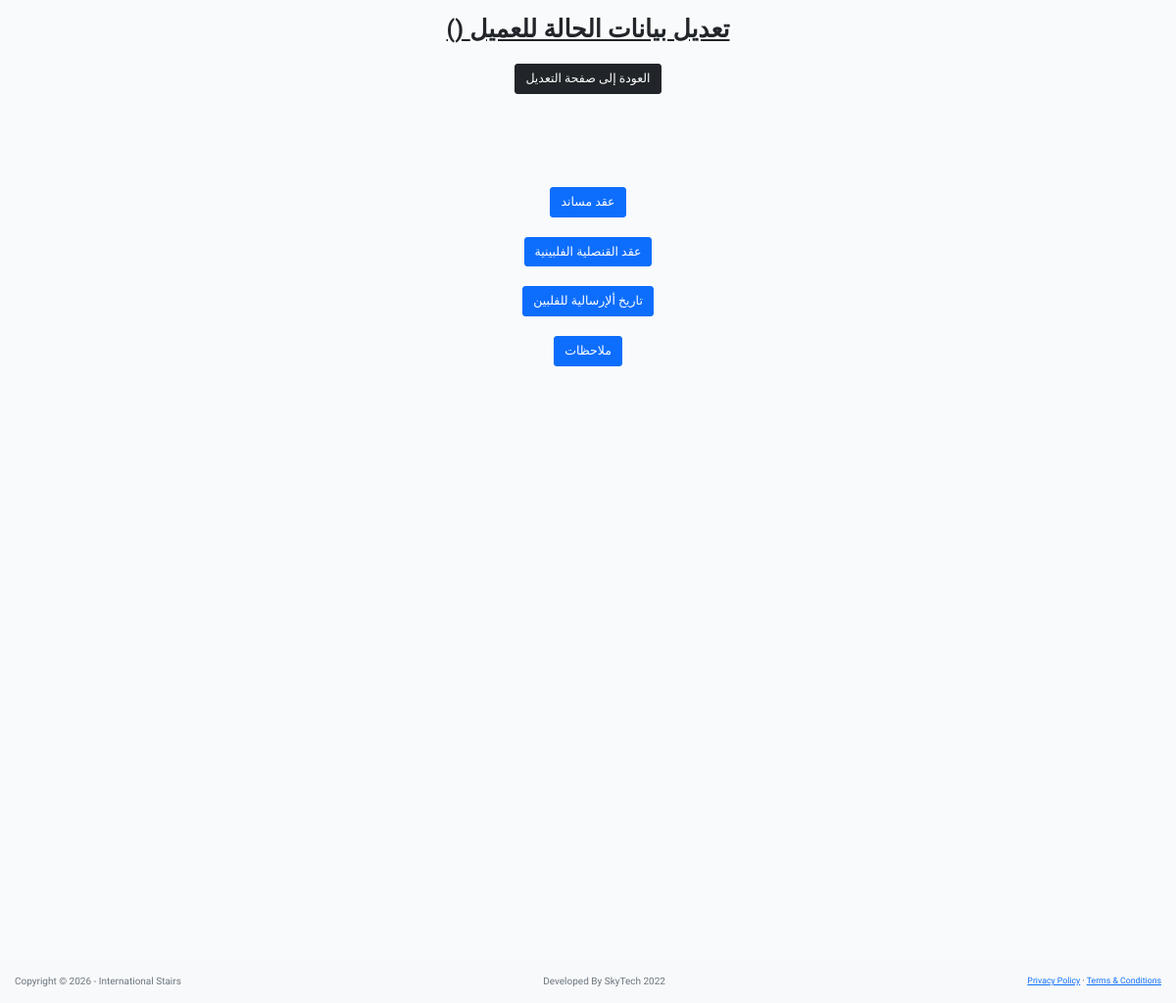
Page /customer_procedures?id=9 (signed in) on the earlier database version.
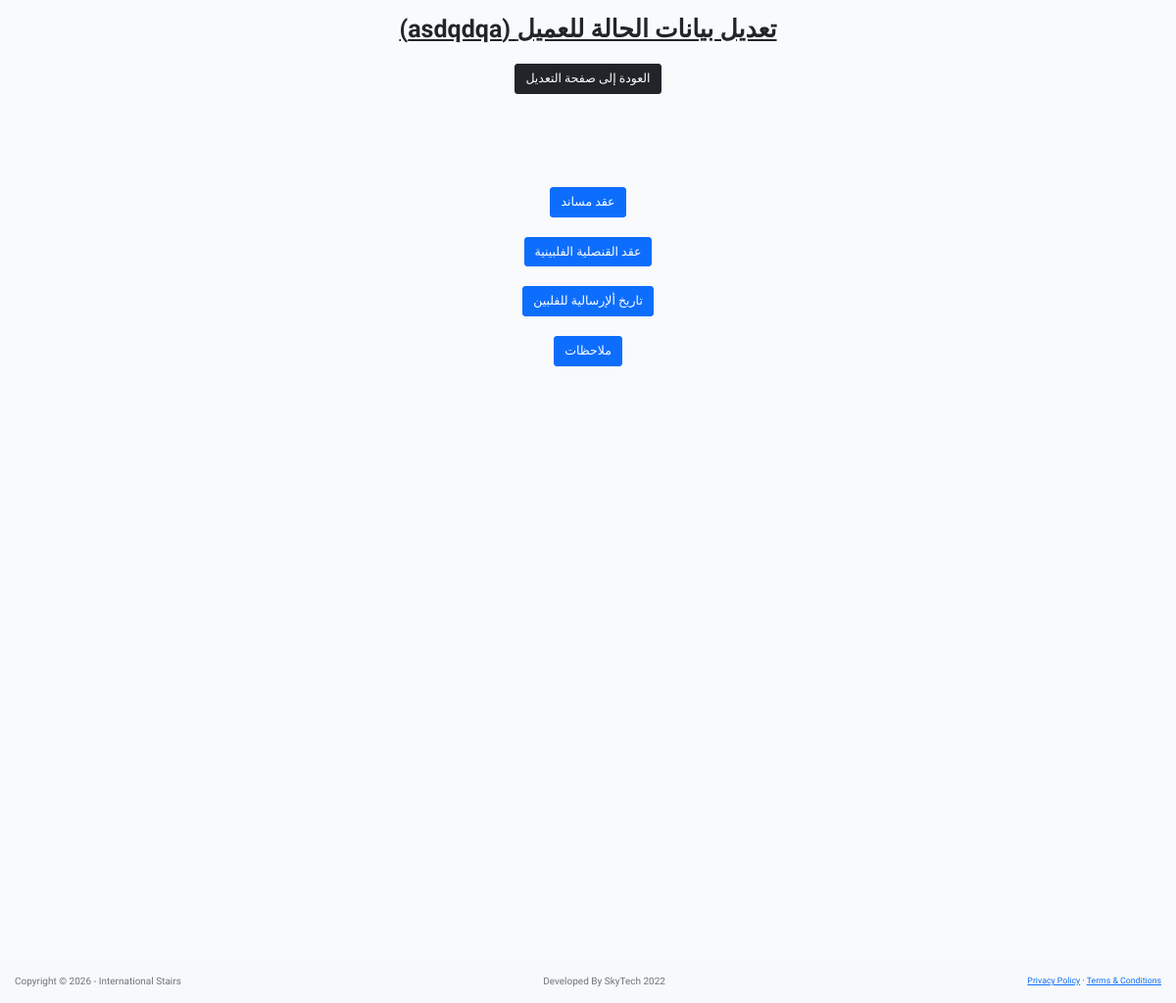
Same page on the later database version.
### main.py (models this page shows)
class Users(db.Model):
    __tablename__ = "users"
    id = db.Column(db.Integer, primary_key=True)
    name = db.Column(db.String(250), nullable=False)
    nid_or_iqama = db.Column(db.BIGINT, nullable=False)
    contact_No = db.Column(db.BIGINT, nullable=False)
    visa = db.Column(db.BIGINT, nullable=False)
    request_date = db.Column(db.Date, nullable=False)
    worker_name = db.Column(db.String(250), nullable=False)
    type = db.Column(db.String(250), nullable=False)
    agency = db.Column(db.String(250), nullable=False)
    selected_or_recommended = db.Column(db.String(250), nullable=False)
    musaned = db.Column(db.String(250), nullable=False)
    embassy_contract = db.Column(db.String(250), nullable=False)
    shipment_date = db.Column(db.Date, nullable=True)
    medical = db.Column(db.String(500), nullable=True)
    mmr_vaccine = db.Column(db.String(500), nullable=True)
    owwa = db.Column(db.String(500), nullable=True)
    tesda = db.Column(db.String(500), nullable=True)
    biometric = db.Column(db.String(500), nullable=True)
    stamping = db.Column(db.String(500), nullable=True)
    oec = db.Column(db.String(500), nullable=True)
    ticket = db.Column(db.String(500), nullable=True)
    deployment_date = db.Column(db.String(500), nullable=True)  # Salalim Remarks
    status = db.Column(db.String(1000), nullable=True)

### main.py (the view)
@app.route("/customer_procedures",methods=["GET", "POST"])
def customer_procedures():
    user_id = request.args.get("id")
    updated_user = Users.query.get(user_id)
    return render_template("customer_procedures.html",user=updated_user)

### main.py (called while the page is built)
@login_manager.user_loader
def load_user(user_id):
    return User.query.get(int(user_id))

### templates/customer_procedures.html (shortened to what this page needs)
{% extends 'bootstrap/base.html' %}
{% import "bootstrap/wtf.html" as wtf %}
{% block styles %}
  {{ super() }}
  <link rel="stylesheet" href="{{ url_for('static', filename='css/styles.css') }}">
{% endblock %}
{% block content %}
<br>
    <head>
</head>
<div class="content">
    <h1 class="heading" style="text-align:center"><b><u> ({{user.name}}) تعديل بيانات الحالة للعميل</u></b> </h1>
    <div class="heading">
<br>
    <h1 class="heading" style="text-align:center"><a href="{{url_for('users_list')}}" class="btn btn-lg btn-dark"> العودة إلى صفحة التعديل </a> </h1>
</div>
</div>
<br><br><br><br><br><br>
<div class="heading">
    <h1 class="heading" style="text-align:center"><a href="{{url_for('musaned_contract',id=user.id)}}" class="btn btn-lg btn-primary"> عقد مساند  </a> </h1>
    <br>
    <h1 class="heading" style="text-align:center"><a href="{{url_for('consulate_contract',id=user.id)}}" class="btn btn-lg btn-primary"> عقد القنصلية الفلبينية </a> </h1>
    <br>
    <h1 class="heading" style="text-align:center"><a href="{{url_for('shipment_date_edit',id=user.id)}}" class="btn btn-lg btn-primary"> تاريخ ألإرسالية للفلبين </a> </h1>
    <br>
    <h1 class="heading" style="text-align:center"><a href="{{url_for('edit',id=user.id)}}" class="btn btn-lg btn-primary"> ملاحظات </a> </h1>
    <br>
</div>
    <br>
<br><br><br><br><br><br><br><br><br><br><br><br><br><br><br><br><br><br><br><br><br><br><br><br><br><br><br><br><br><br><br><br><br><br><br>
<br><br>
{%include "domec_footer.html"%}
    {% endblock %}

Differences in the rows shown:
added Users: name "asdqdqa"
